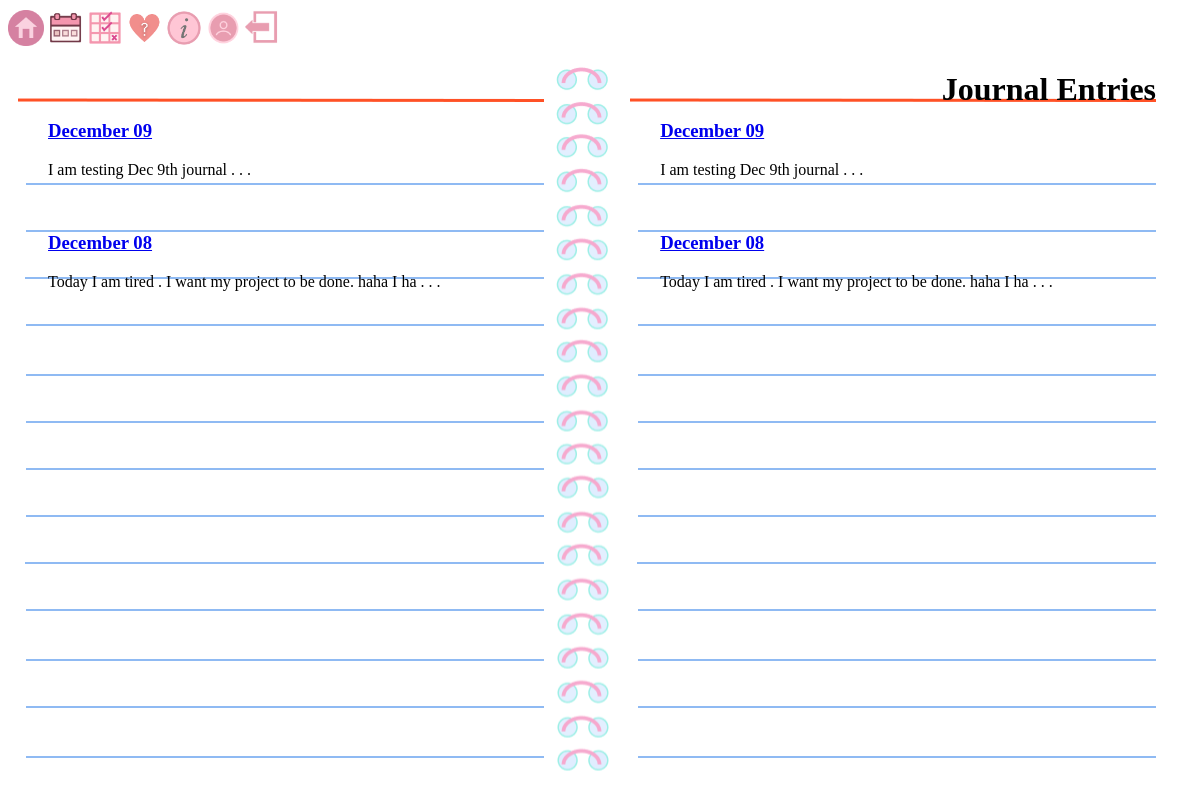
Before: /journal (signed in) with the older database file.
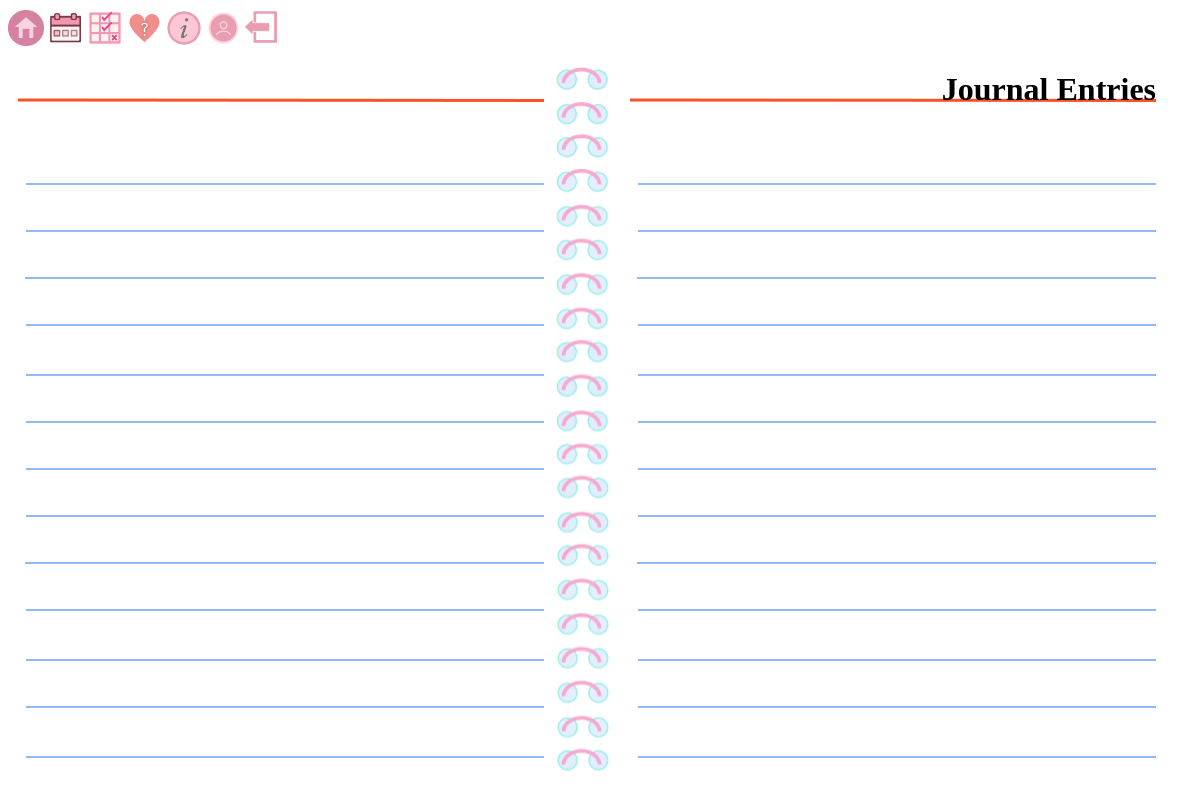
After: the same page with the newer database file.
### app/models.py (models this page shows, shortened)
class Journal(db.Model):
    id = db.Column(db.Integer, primary_key=True)
    date_posted = db.Column(db.Date, nullable=False, default= date.today())
    content = db.Column(db.Text, nullable=False)
    user_id = db.Column(db.Integer, db.ForeignKey('user.id'), nullable=False)

### app/routes.py (the view)
@app.route("/journal")
@login_required
def journal():
    alljournals = Journal.query.filter_by(user_id=current_user.id) # only display logged in users info
    return render_template("journal.html", alljournals=alljournals)

### app/models.py (called while the page is built)
@login_manager.user_loader
def load_user(user_id):
    return User.query.get(int(user_id))

### app/templates/journal.html (shortened to what this page needs)
<!doctype html>
<html lang="en">
    <head>
        <link rel="stylesheet" href="static\journal.css">
        <div>
            <a class="nav-link" href="/mainpage"><img src="static\images\home.png " width="3%"></a>
            <a class="nav-link" href="/calendar"><img src="static\images\calendar_icon.png " width="3%"></a>
            <a class="nav-link" href="/habittracker"><img src="static\images\habittracker_icon.png " width="3%"></a>
            <a class="nav-link" href="/moodtracker"><img src="static\images\moodtracker_icon.png " width="3%"></a>
            <a class="nav-link" href="/info"><img src="static\images\information_icon.png " width="3%"></a>
            <a class="nav-link" href="/account"><img src="static\images\account_icon.png " width="3%"></a>
            <a class="nav-link" href="/"><img src="static\images\logout_icon.png " width="3%"></a>
        </div>
    </head>
    <body>
        <div class="container">
            <h1>Journal Entries </h1>
            <div id="page1">
                <ul>
                    <br/>
                    <br/>
                    {% for journal in alljournals|reverse %}
                        <li>
                            <h3><a href="{{ '/journal/' + journal.id|string }}">{{ journal.date_posted.strftime("%B %d")  }}</a> </h3>
                            <p>{{ journal.content[0:60] }} . . . </p>
                        </li><br/>
                    {% endfor %}
                </ul>
            </div>
            <img id="center" src="static\images\journal_center.png">
            <div id="page2">
                <ul>
                    <br/>
                    <br/>
                    {% for journal in alljournals|reverse %}
                        <li>
                            <h3><a href="{{ '/journal/' + journal.id|string }}">{{ journal.date_posted.strftime("%B %d")  }}</a></h3>
                            <p>{{ journal.content[0:60] }} . . . </p>
                        </li><br/>
                    {% endfor %}
                </ul>
            </div>
        </div>
    </body>
</html>

### app/static/journal.css (style rules this page uses)
body { font-family: questrial; }
.container { display: grid; grid-template-columns: repeat(32, 1fr); grid-template-rows: repeat(3, 1fr); }
h1 { grid-column-start: 26; grid-column-end: -1; grid-row-start: 1; grid-row-end: 2; padding-right: 3%; z-index: 2; }
#center { grid-column-start: 16; grid-column-end: 17; grid-row-start: 1; grid-row-end: -1; }
#page1 { background: url("images/journal_page_cropped.png"); grid-column-start: 1; grid-column-end: 16; grid-row-start: 1; grid-row-end: -1; }
#page2 { background: url("images/journal_page_cropped.png"); grid-column-start: 17; grid-column-end: 32; grid-row-start: 1; grid-row-end: -1; }
ul { list-style: none; }

Changed rows visible on the page:
removed Journal: date_posted "December 09", content "I am testing Dec 9th journal"
removed Journal: date_posted "December 08", content "Today I am tired . I want my project to be done. haha I ha"
